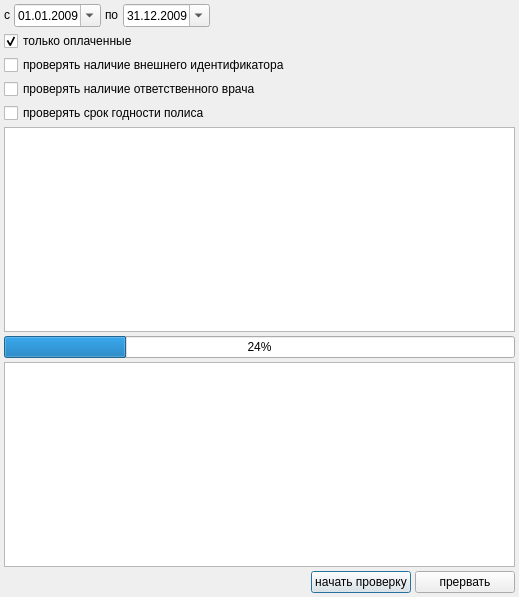
<?xml version="1.0" encoding="UTF-8"?>
<ui version="4.0">
 <class>EventsCheckDialog</class>
 <widget class="QDialog" name="EventsCheckDialog">
  <property name="geometry">
   <rect>
    <x>0</x>
    <y>0</y>
    <width>519</width>
    <height>597</height>
   </rect>
  </property>
  <property name="windowTitle">
   <string>логический контроль карточек</string>
  </property>
  <layout class="QGridLayout" name="gridLayout">
   <property name="margin">
    <number>4</number>
   </property>
   <property name="spacing">
    <number>4</number>
   </property>
   <item row="0" column="0">
    <widget class="QWidget" name="widget" native="true">
     <property name="sizePolicy">
      <sizepolicy hsizetype="Maximum" vsizetype="Preferred">
       <horstretch>0</horstretch>
       <verstretch>0</verstretch>
      </sizepolicy>
     </property>
     <layout class="QHBoxLayout" name="horizontalLayout">
      <property name="spacing">
       <number>4</number>
      </property>
      <property name="margin">
       <number>0</number>
      </property>
      <item>
       <widget class="QLabel" name="label">
        <property name="sizePolicy">
         <sizepolicy hsizetype="Maximum" vsizetype="Fixed">
          <horstretch>0</horstretch>
          <verstretch>0</verstretch>
         </sizepolicy>
        </property>
        <property name="text">
         <string>с</string>
        </property>
       </widget>
      </item>
      <item>
       <widget class="QDateEdit" name="dateEdit_1">
        <property name="sizePolicy">
         <sizepolicy hsizetype="Maximum" vsizetype="Fixed">
          <horstretch>0</horstretch>
          <verstretch>0</verstretch>
         </sizepolicy>
        </property>
        <property name="dateTime">
         <datetime>
          <hour>0</hour>
          <minute>0</minute>
          <second>0</second>
          <year>2009</year>
          <month>1</month>
          <day>1</day>
         </datetime>
        </property>
        <property name="displayFormat">
         <string>dd.MM.yyyy</string>
        </property>
        <property name="calendarPopup">
         <bool>true</bool>
        </property>
        <property name="date">
         <date>
          <year>2009</year>
          <month>1</month>
          <day>1</day>
         </date>
        </property>
       </widget>
      </item>
      <item>
       <widget class="QLabel" name="label_2">
        <property name="sizePolicy">
         <sizepolicy hsizetype="Maximum" vsizetype="Fixed">
          <horstretch>0</horstretch>
          <verstretch>0</verstretch>
         </sizepolicy>
        </property>
        <property name="text">
         <string>по</string>
        </property>
       </widget>
      </item>
      <item>
       <widget class="QDateEdit" name="dateEdit_2">
        <property name="sizePolicy">
         <sizepolicy hsizetype="Maximum" vsizetype="Fixed">
          <horstretch>0</horstretch>
          <verstretch>0</verstretch>
         </sizepolicy>
        </property>
        <property name="dateTime">
         <datetime>
          <hour>0</hour>
          <minute>0</minute>
          <second>0</second>
          <year>2009</year>
          <month>12</month>
          <day>31</day>
         </datetime>
        </property>
        <property name="displayFormat">
         <string>dd.MM.yyyy</string>
        </property>
        <property name="calendarPopup">
         <bool>true</bool>
        </property>
        <property name="date">
         <date>
          <year>2009</year>
          <month>12</month>
          <day>31</day>
         </date>
        </property>
       </widget>
      </item>
     </layout>
    </widget>
   </item>
   <item row="0" column="1" colspan="3">
    <spacer name="horizontalSpacer">
     <property name="orientation">
      <enum>Qt::Horizontal</enum>
     </property>
     <property name="sizeHint" stdset="0">
      <size>
       <width>301</width>
       <height>20</height>
      </size>
     </property>
    </spacer>
   </item>
   <item row="1" column="0" colspan="4">
    <widget class="QCheckBox" name="checkPayed">
     <property name="sizePolicy">
      <sizepolicy hsizetype="Expanding" vsizetype="Fixed">
       <horstretch>0</horstretch>
       <verstretch>0</verstretch>
      </sizepolicy>
     </property>
     <property name="text">
      <string>только оплаченные</string>
     </property>
     <property name="checked">
      <bool>true</bool>
     </property>
    </widget>
   </item>
   <item row="2" column="0" colspan="4">
    <widget class="QCheckBox" name="checkExt">
     <property name="sizePolicy">
      <sizepolicy hsizetype="Expanding" vsizetype="Fixed">
       <horstretch>0</horstretch>
       <verstretch>0</verstretch>
      </sizepolicy>
     </property>
     <property name="text">
      <string>проверять наличие внешнего идентификатора</string>
     </property>
    </widget>
   </item>
   <item row="3" column="0" colspan="4">
    <widget class="QCheckBox" name="checkSetPerson">
     <property name="sizePolicy">
      <sizepolicy hsizetype="Expanding" vsizetype="Fixed">
       <horstretch>0</horstretch>
       <verstretch>0</verstretch>
      </sizepolicy>
     </property>
     <property name="text">
      <string>проверять наличие ответственного врача</string>
     </property>
    </widget>
   </item>
   <item row="4" column="0" colspan="4">
    <widget class="QCheckBox" name="checkPolis">
     <property name="sizePolicy">
      <sizepolicy hsizetype="Expanding" vsizetype="Fixed">
       <horstretch>0</horstretch>
       <verstretch>0</verstretch>
      </sizepolicy>
     </property>
     <property name="text">
      <string>проверять срок годности полиса</string>
     </property>
    </widget>
   </item>
   <item row="5" column="0" colspan="4">
    <widget class="CRBListBox" name="tblEventType"/>
   </item>
   <item row="6" column="0" colspan="4">
    <widget class="CProgressBar" name="progressBar">
     <property name="value">
      <number>24</number>
     </property>
     <property name="orientation">
      <enum>Qt::Horizontal</enum>
     </property>
    </widget>
   </item>
   <item row="7" column="0" colspan="4">
    <widget class="QListWidget" name="log"/>
   </item>
   <item row="8" column="0" colspan="2">
    <widget class="QLabel" name="labelInfo">
     <property name="sizePolicy">
      <sizepolicy hsizetype="Expanding" vsizetype="Preferred">
       <horstretch>0</horstretch>
       <verstretch>0</verstretch>
      </sizepolicy>
     </property>
     <property name="text">
      <string/>
     </property>
    </widget>
   </item>
   <item row="8" column="2">
    <widget class="QPushButton" name="btnStart">
     <property name="sizePolicy">
      <sizepolicy hsizetype="Fixed" vsizetype="Fixed">
       <horstretch>0</horstretch>
       <verstretch>0</verstretch>
      </sizepolicy>
     </property>
     <property name="minimumSize">
      <size>
       <width>100</width>
       <height>0</height>
      </size>
     </property>
     <property name="text">
      <string>начать проверку</string>
     </property>
    </widget>
   </item>
   <item row="8" column="3">
    <widget class="QPushButton" name="btnClose">
     <property name="sizePolicy">
      <sizepolicy hsizetype="Fixed" vsizetype="Fixed">
       <horstretch>0</horstretch>
       <verstretch>0</verstretch>
      </sizepolicy>
     </property>
     <property name="minimumSize">
      <size>
       <width>100</width>
       <height>0</height>
      </size>
     </property>
     <property name="text">
      <string>прервать</string>
     </property>
    </widget>
   </item>
  </layout>
 </widget>
 <customwidgets>
  <customwidget>
   <class>CRBListBox</class>
   <extends>QTableView</extends>
   <header>library/RBListBox.h</header>
  </customwidget>
  <customwidget>
   <class>CProgressBar</class>
   <extends>QProgressBar</extends>
   <header>library/ProgressBar.h</header>
  </customwidget>
 </customwidgets>
 <tabstops>
  <tabstop>dateEdit_1</tabstop>
  <tabstop>dateEdit_2</tabstop>
  <tabstop>checkPayed</tabstop>
  <tabstop>checkExt</tabstop>
  <tabstop>checkSetPerson</tabstop>
  <tabstop>checkPolis</tabstop>
  <tabstop>tblEventType</tabstop>
  <tabstop>log</tabstop>
  <tabstop>btnStart</tabstop>
  <tabstop>btnClose</tabstop>
 </tabstops>
 <resources/>
 <connections/>
</ui>
